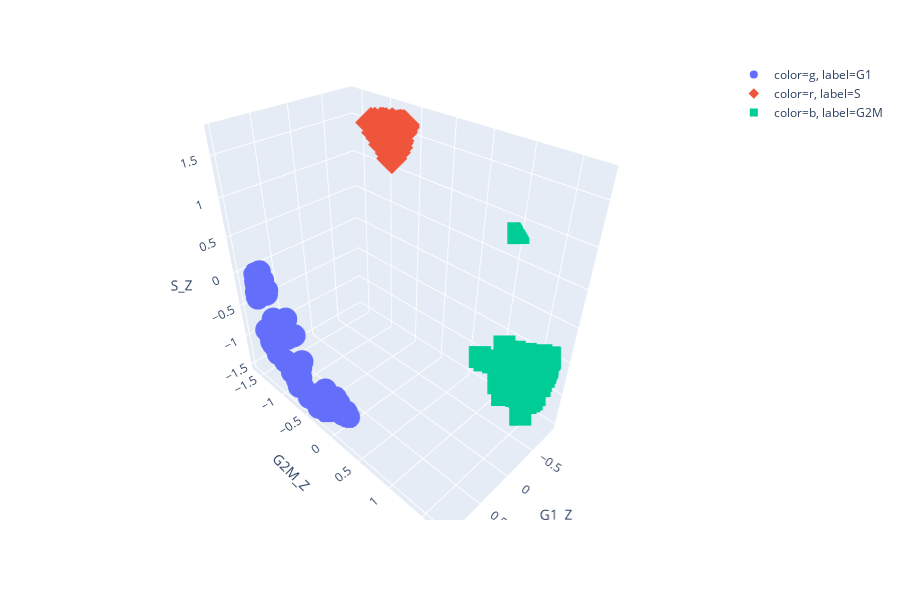

This figure's notebook cell:
### Code cell
fig = px.scatter_3d(keepers_DF,x='G1_Z',y='G2M_Z',z='S_Z',color='color',symbol='label')
fig.show()
